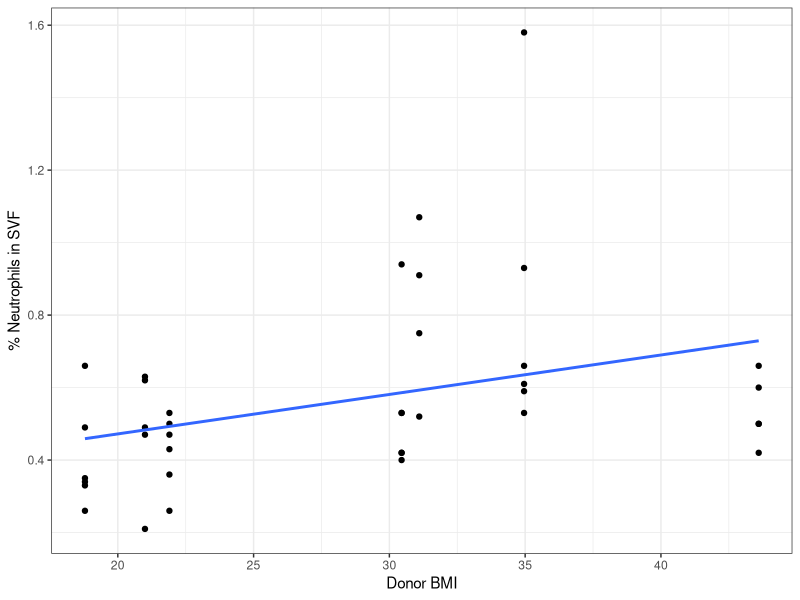
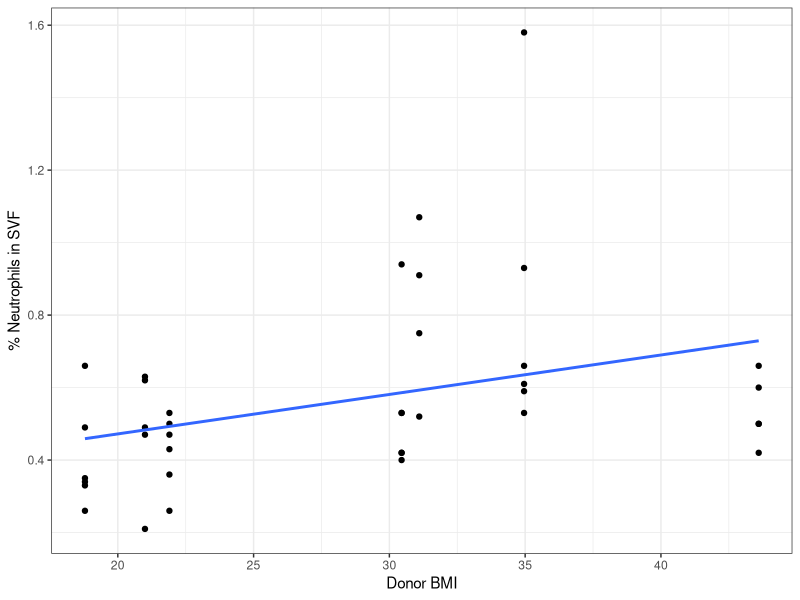

These charts were generated, in order, by the following R code:
## ---- chunk 1
knitr::opts_chunk$set(echo = TRUE)

library(tidyverse)
library(ggplot2)
library(readxl)
## ---- chunk 2
df <- readxl::read_xlsx("../data/Fecal donor BMI vs recipient neuts.xlsx")
## ---- chunk 3
df <- df[-1,]

df <- df %>%
  dplyr::rename("saline" = `% VAT neutrophils`,
                "fecal" = `...6`) %>%
  tidyr::fill(BMI) %>%
  mutate(fecal = as.double(fecal))
## ---- chunk 4
df %>%
  ggplot(aes(x = BMI, y = fecal)) +
  geom_point() +
  geom_smooth(method = "lm", se = FALSE) +
  theme(base.size = 9) + 
  theme_bw() +
  xlab("Donor BMI") +
  ylab("% Neutrophils in SVF") 

ggsave("../figures/R01-SVFneutsBMI_scatterplot.png", width = 3, height = 3)
